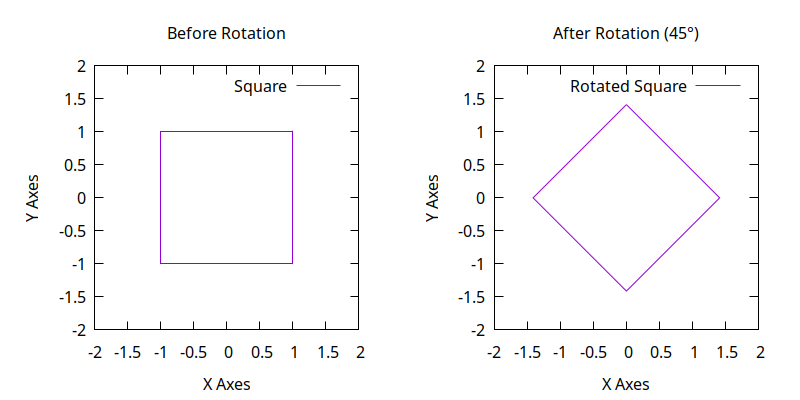

Recreate this plot in gnuplot.
set terminal wxt persist
#set term pngcairo size 800,400
#set output "2d_rotation.png"
set multiplot layout 1,2

# Original square
set title "Before Rotation"
set xrange [-2:2]
set yrange [-2:2]
set xlabel 'X Axes'
set ylabel 'Y Axes'
set size ratio 1
plot '-' with lines title "Square"
 1  1
 1 -1
-1 -1
-1  1
 1  1
e

# Rotated square (45 degrees)
set title "After Rotation (45°)"
theta = pi/4
s = sin(theta)
c = cos(theta)
plot '-' using (c*$1 - s*$2):(s*$1 + c*$2) with lines title "Rotated Square"
 1  1
 1 -1
-1 -1
-1  1
 1  1
e

unset multiplot
